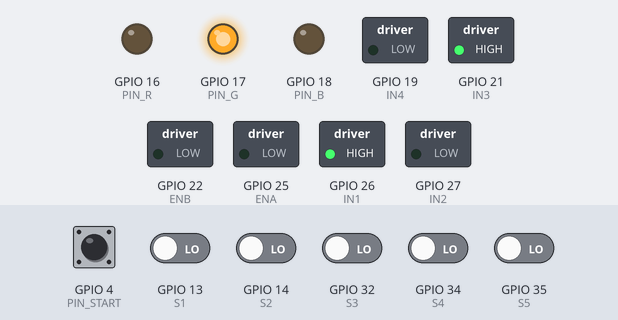
The program below on a simulated ESP32. On the bench: switched loads named in the program (green lamp = pin HIGH), output pins drawn as LEDs (lit = HIGH). The inputs (shaded band) are chosen by the test bench; at power-on: GPIO 4 (PIN_START) HIGH, GPIO 13 (S1), GPIO 14 (S2), GPIO 32 (S3), GPIO 34 (S4), GPIO 35 (S5) LOW.

Above: at 1.2 s.
1.3 s: GPIO 4 (PIN_START) pulled LOW for 0.15 s
At 3.6 s:
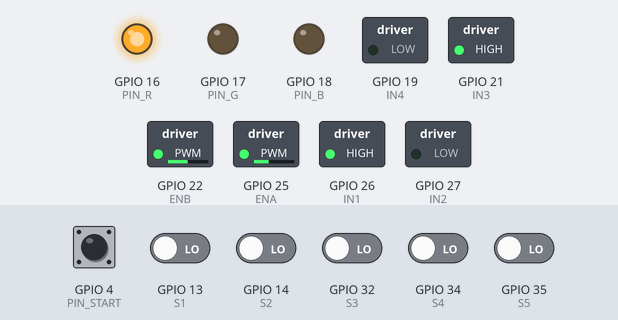
4.4 s: GPIO 13 (S1) driven HIGH
At 5.6 s:
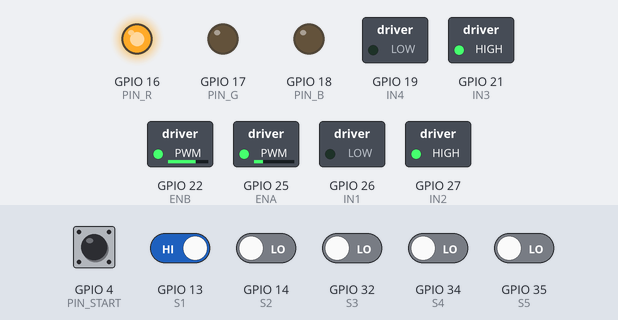
5.9 s: GPIO 14 (S2) driven HIGH
At 7.0 s:
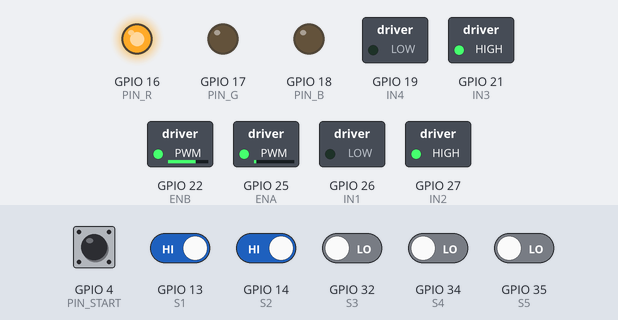
7.4 s: GPIO 32 (S3) driven HIGH
At 8.3 s:
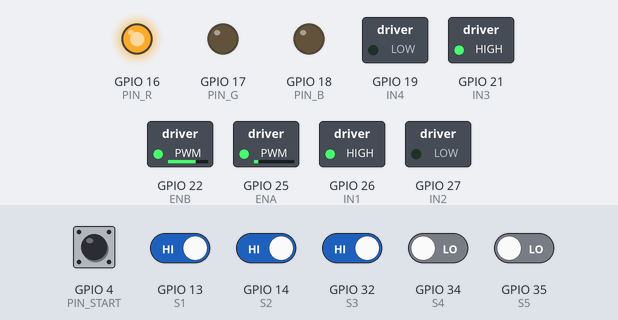
8.9 s: GPIO 35 (S5) driven HIGH
At 9.5 s:
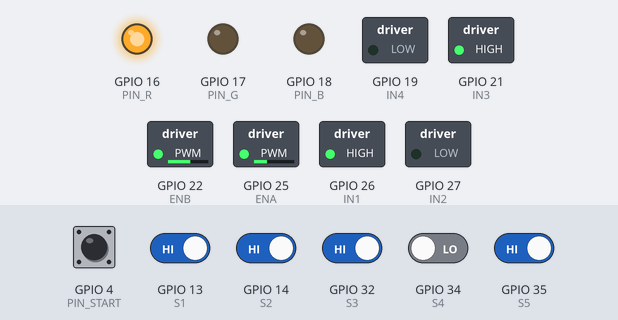
10.4 s: GPIO 34 (S4) driven HIGH
At 11.8 s:
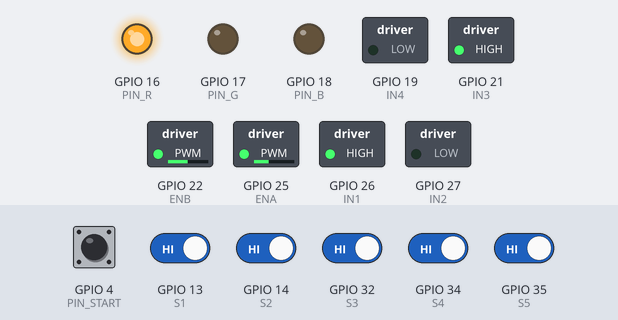
Timing chart, 0 to 12.9 s (numbered marks = the images above; inputs shaded):
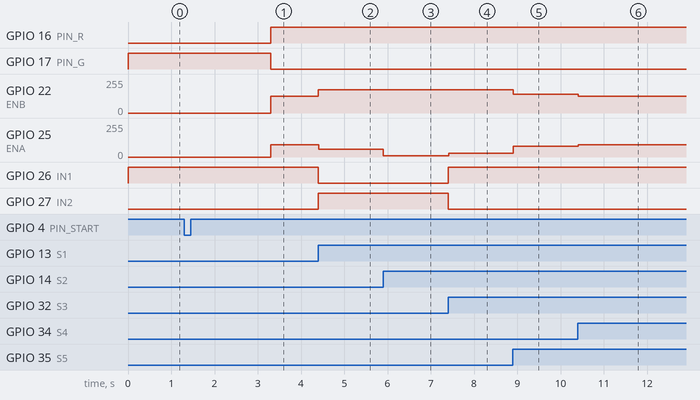

Measured:
- after the input at 1.3 s, GPIO 16 (PIN_R): LOW → HIGH after 2.0 s; GPIO 17 (PIN_G): HIGH → LOW after 2.0 s; GPIO 22 (ENB): 0/255 → 125/255 after 2.0 s; GPIO 25 (ENA): 0/255 → 93/255 after 2.0 s
- after the input at 4.4 s, GPIO 22 (ENB): 125/255 → 175/255 at once; GPIO 25 (ENA): 93/255 → 57/255 at once; GPIO 26 (IN1): HIGH → LOW at once; GPIO 27 (IN2): LOW → HIGH at once
- after the input at 5.9 s, GPIO 25 (ENA): 57/255 → 9/255 at once
- after the input at 7.4 s, GPIO 25 (ENA): 9/255 → 27/255 at once; GPIO 26 (IN1): LOW → HIGH at once; GPIO 27 (IN2): HIGH → LOW at once
- after the input at 8.9 s, GPIO 22 (ENB): 175/255 → 141/255 at once; GPIO 25 (ENA): 27/255 → 81/255 at once
- after the input at 10.4 s, GPIO 22 (ENB): 141/255 → 125/255 at once; GPIO 25 (ENA): 81/255 → 93/255 at once

The program:

main.cpp
```cpp
#include <Arduino.h>

// ================= 硬體腳位定義 =================
const int ENA = 25; const int IN1 = 26; const int IN2 = 27;
const int ENB = 22; const int IN3 = 21; const int IN4 = 19;
const int S1 = 13; const int S2 = 14; const int S3 = 32;
const int S4 = 34; const int S5 = 35;
const int PIN_R = 16; const int PIN_G = 17; const int PIN_B = 18;
const bool COMMON_ANODE = false;
const int PIN_START = 4;

// ================= 運動控制與硬體補償參數 =================
int BASE_SPEED = 125;
int MAX_SPEED = 175;
int MIN_SPEED = -120;

const float LEFT_TRIM = 0.75;
const float RIGHT_TRIM = 1.0;

float Kp = 8.1;
float Kd = 12.0;
const int LOST_ERROR = 50;

int lastError = 0;
bool isStarted = false;
enum VehicleState { STATE_SAFE, STATE_AUTONOMOUS, STATE_OTHER };
VehicleState currentState = STATE_OTHER;

// --- 時間與狀態追蹤變數 ---
unsigned long lostStartTime = 0; // 記錄失去路線的瞬間時間
bool isLost = false;             // 標記目前是否處於迷失自救狀態
bool isDisqualified = false;     // 系統失格鎖定標籤
// --------------------------------------

// PWM 狀態濾波器
int currentLeftPWM = -999;
int currentRightPWM = -999;

// ================= 基礎封裝函式 =================
void setLED(bool r, bool g, bool b) {
  if (COMMON_ANODE) {
    digitalWrite(PIN_R, !r); digitalWrite(PIN_G, !g); digitalWrite(PIN_B, !b);
  } else {
    digitalWrite(PIN_R, r); digitalWrite(PIN_G, g); digitalWrite(PIN_B, b);
  }
}

void updateASL(VehicleState state) {
  if (currentState == state) return;
  currentState = state;
  switch (state) {
    case STATE_SAFE:       setLED(false, true, false); break;
    case STATE_AUTONOMOUS: setLED(true, false, false); break;
    case STATE_OTHER:      setLED(false, false, true); break;
  }
}

void setMotor(int speedLeft, int speedRight) {
  speedLeft = speedLeft * LEFT_TRIM;
  speedRight = speedRight * RIGHT_TRIM;

  speedLeft = constrain(speedLeft, MIN_SPEED, MAX_SPEED);
  speedRight = constrain(speedRight, MIN_SPEED, MAX_SPEED);

  if (speedLeft == currentLeftPWM && speedRight == currentRightPWM) {
    return;
  }

  if (speedLeft >= 0) {
    digitalWrite(IN1, HIGH); digitalWrite(IN2, LOW); analogWrite(ENA, speedLeft);
  } else {
    digitalWrite(IN1, LOW); digitalWrite(IN2, HIGH); analogWrite(ENA, -speedLeft);
  }

  if (speedRight >= 0) {
    digitalWrite(IN3, HIGH); digitalWrite(IN4, LOW); analogWrite(ENB, speedRight);
  } else {
    digitalWrite(IN3, LOW); digitalWrite(IN4, HIGH); analogWrite(ENB, -speedRight);
  }

  currentLeftPWM = speedLeft;
  currentRightPWM = speedRight;
}

void setup() {
  Serial.begin(115200);
  pinMode(ENA, OUTPUT); pinMode(IN1, OUTPUT); pinMode(IN2, OUTPUT);
  pinMode(ENB, OUTPUT); pinMode(IN3, OUTPUT); pinMode(IN4, OUTPUT);
  pinMode(S1, INPUT); pinMode(S2, INPUT); pinMode(S3, INPUT);
  pinMode(S4, INPUT); pinMode(S5, INPUT);
  pinMode(PIN_R, OUTPUT); pinMode(PIN_G, OUTPUT); pinMode(PIN_B, OUTPUT);
  pinMode(PIN_START, INPUT_PULLUP);

  updateASL(STATE_SAFE);
  setMotor(0, 0);
}

void loop() {

  if (isDisqualified) {
    updateASL(STATE_OTHER); // 恆亮藍燈
    setMotor(0, 0);         // 徹底關閉馬達

    // 偵測物理開關是否被「關閉」(拉高至 HIGH)
    if (digitalRead(PIN_START) == HIGH) {
      isDisqualified = false; // 解除失格鎖定
      isStarted = false;      // 回到未啟動狀態
      delay(500); // 簡單防彈跳
    }
    return; // 強制中斷
  }

  // 階段一：等待啟動訊號
  if (!isStarted) {
    updateASL(STATE_SAFE); // 恆亮綠燈
    setMotor(0, 0);

    // 偵測開關是否被「開啟」(拉低至 LOW)
    if (digitalRead(PIN_START) == LOW) {
      delay(2000);
      isStarted = true;
      isLost = false; // 每次重新起跑時，確保迷失狀態被重置
    }
    return;
  }

  int s[5] = {digitalRead(S1), digitalRead(S2), digitalRead(S3), digitalRead(S4), digitalRead(S5)};
  int weights[5] = {-25, -10, 0, 10, 25};

  int activeSensors = 0;
  long weightedSum = 0;
  int currentError = 0;

  for (int i = 0; i < 5; i++) {
    if (s[i] == 1) {
      weightedSum += weights[i];
      activeSensors++;
    }
  }

  if (activeSensors > 0) {
    currentError = weightedSum / activeSensors;
    updateASL(STATE_AUTONOMOUS); // 正常導航中，維持紅燈
    isLost = false;              // 只要壓到線，立刻解除迷失狀態與計時
  } else {
    // 進入迷失狀態
    if (!isLost) {
      isLost = true;
      lostStartTime = millis();
    }

    if (millis() - lostStartTime >= 5000) {
      isDisqualified = true;
      return;
    }

    updateASL(STATE_AUTONOMOUS);

    if (lastError > 0) currentError = LOST_ERROR;
    else if (lastError < 0) currentError = -LOST_ERROR;
    else currentError = 0;
  }

  // === 演算法防護核心 ===
  int pTerm = Kp * currentError;
  int dTerm = 0; // 預設 D-Term 為 0

  if (activeSensors > 0) {
    // 只有在「正常壓線」狀態下，才計算 D-Term (PD 控制)
    dTerm = Kd * (currentError - lastError);
  } else {
    dTerm = 0;
  }

  int correction = pTerm + dTerm;
  int speedLeft = BASE_SPEED + correction;
  int speedRight = BASE_SPEED - correction;
  setMotor(speedLeft, speedRight);
  lastError = currentError;
  delay(5);
}
```
